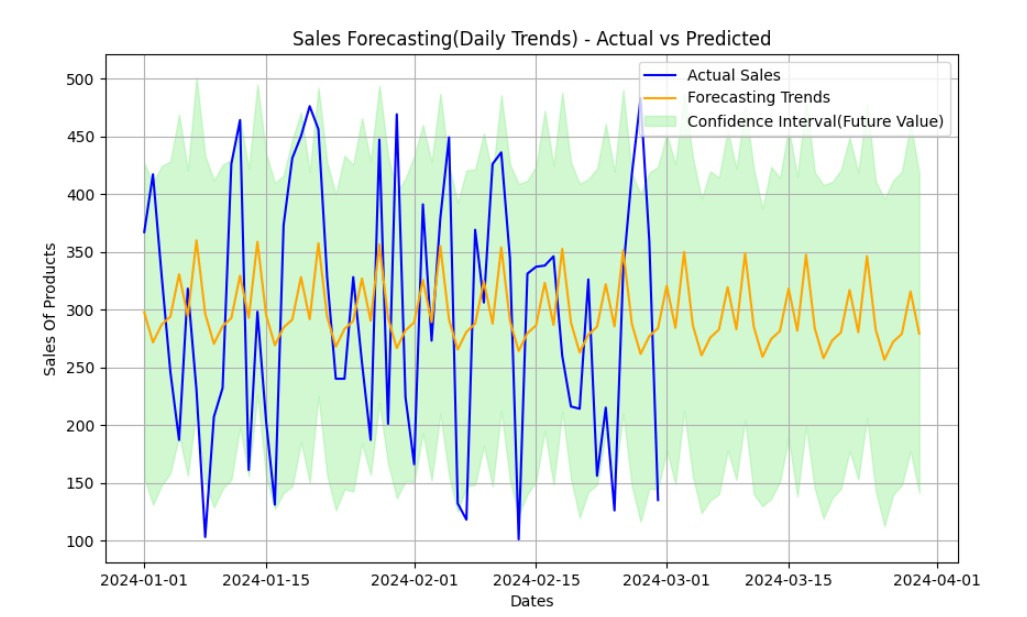

This figure's Python source:
import pandas as pd
import matplotlib.pyplot as plt
from prophet import Prophet

#dataset for BI
df = dataset.copy()

#format
df['Date'] = pd.to_datetime(df['Date'])

#prophet 
prophet_df = df.rename(columns={'Date': 'ds', 'Sales': 'y'})

model = Prophet()
model.fit(prophet_df)

#forcast model 
future = model.make_future_dataframe(periods=30)
forecast = model.predict(future)

#multi line chart 
plt.figure(figsize=(10,6))
plt.plot(df['Date'], df['Sales'], label='Actual Sales', color='blue')
plt.plot(forecast['ds'], forecast['yhat'], label='Forecasting Trends', color='orange')
plt.fill_between(forecast['ds'], forecast['yhat_lower'], forecast['yhat_upper'],
                 color='lightgreen', alpha=0.4, label='Confidence Interval(Future Value)')

#ploting x and y labels
plt.xlabel('Dates')
plt.ylabel('Sales Of Products')
plt.title('Sales Forecasting(Daily Trends) - Actual vs Predicted')
plt.legend()
plt.grid(True)
plt.show()
